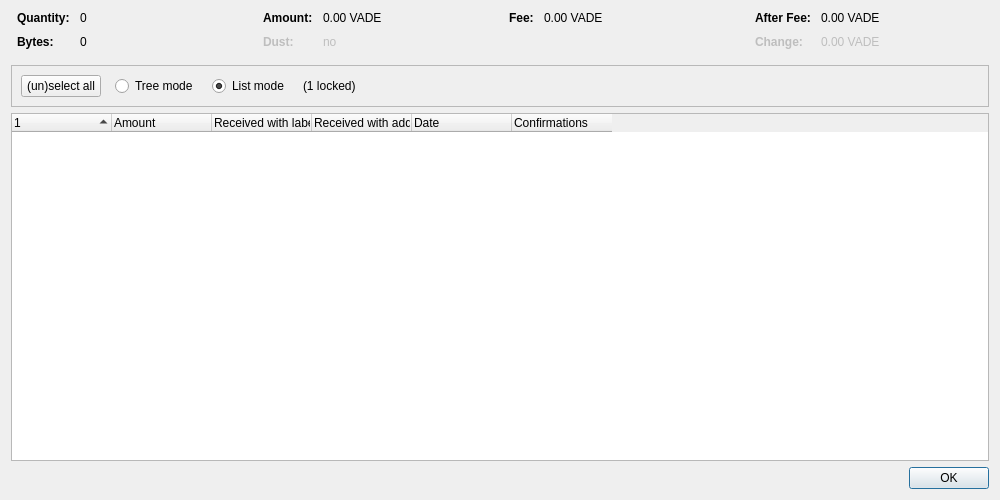
<?xml version="1.0" encoding="UTF-8"?>
<ui version="4.0">
 <class>CoinControlDialog</class>
 <widget class="QDialog" name="CoinControlDialog">
  <property name="geometry">
   <rect>
    <x>0</x>
    <y>0</y>
    <width>1000</width>
    <height>500</height>
   </rect>
  </property>
  <property name="windowTitle">
   <string>Coin Selection</string>
  </property>
  <layout class="QVBoxLayout" name="verticalLayout">
   <item>
    <layout class="QHBoxLayout" name="horizontalLayoutTop" stretch="0,0,0,0">
     <property name="topMargin">
      <number>0</number>
     </property>
     <property name="bottomMargin">
      <number>10</number>
     </property>
     <item>
      <layout class="QFormLayout" name="formLayoutCoinControl1">
       <property name="horizontalSpacing">
        <number>10</number>
       </property>
       <property name="verticalSpacing">
        <number>10</number>
       </property>
       <property name="leftMargin">
        <number>6</number>
       </property>
       <property name="rightMargin">
        <number>6</number>
       </property>
       <item row="0" column="0">
        <widget class="QLabel" name="labelCoinControlQuantityText">
         <property name="font">
          <font>
           <weight>75</weight>
           <bold>true</bold>
          </font>
         </property>
         <property name="text">
          <string>Quantity:</string>
         </property>
        </widget>
       </item>
       <item row="0" column="1">
        <widget class="QLabel" name="labelCoinControlQuantity">
         <property name="cursor">
          <cursorShape>IBeamCursor</cursorShape>
         </property>
         <property name="contextMenuPolicy">
          <enum>Qt::ActionsContextMenu</enum>
         </property>
         <property name="text">
          <string notr="true">0</string>
         </property>
         <property name="textInteractionFlags">
          <set>Qt::LinksAccessibleByMouse|Qt::TextSelectableByKeyboard|Qt::TextSelectableByMouse</set>
         </property>
        </widget>
       </item>
       <item row="1" column="0">
        <widget class="QLabel" name="labelCoinControlBytesText">
         <property name="font">
          <font>
           <weight>75</weight>
           <bold>true</bold>
          </font>
         </property>
         <property name="text">
          <string>Bytes:</string>
         </property>
        </widget>
       </item>
       <item row="1" column="1">
        <widget class="QLabel" name="labelCoinControlBytes">
         <property name="cursor">
          <cursorShape>IBeamCursor</cursorShape>
         </property>
         <property name="contextMenuPolicy">
          <enum>Qt::ActionsContextMenu</enum>
         </property>
         <property name="text">
          <string notr="true">0</string>
         </property>
         <property name="textInteractionFlags">
          <set>Qt::LinksAccessibleByMouse|Qt::TextSelectableByKeyboard|Qt::TextSelectableByMouse</set>
         </property>
        </widget>
       </item>
      </layout>
     </item>
     <item>
      <layout class="QFormLayout" name="formLayoutCoinControl2">
       <property name="horizontalSpacing">
        <number>10</number>
       </property>
       <property name="verticalSpacing">
        <number>10</number>
       </property>
       <property name="leftMargin">
        <number>6</number>
       </property>
       <property name="rightMargin">
        <number>6</number>
       </property>
       <item row="0" column="0">
        <widget class="QLabel" name="labelCoinControlAmountText">
         <property name="font">
          <font>
           <weight>75</weight>
           <bold>true</bold>
          </font>
         </property>
         <property name="text">
          <string>Amount:</string>
         </property>
        </widget>
       </item>
       <item row="0" column="1">
        <widget class="QLabel" name="labelCoinControlAmount">
         <property name="cursor">
          <cursorShape>IBeamCursor</cursorShape>
         </property>
         <property name="contextMenuPolicy">
          <enum>Qt::ActionsContextMenu</enum>
         </property>
         <property name="text">
          <string notr="true">0.00 VADE</string>
         </property>
         <property name="textInteractionFlags">
          <set>Qt::LinksAccessibleByMouse|Qt::TextSelectableByKeyboard|Qt::TextSelectableByMouse</set>
         </property>
        </widget>
       </item>
       <item row="1" column="0">
        <widget class="QLabel" name="labelCoinControlLowOutputText">
         <property name="enabled">
          <bool>false</bool>
         </property>
         <property name="font">
          <font>
           <weight>75</weight>
           <bold>true</bold>
          </font>
         </property>
         <property name="text">
          <string>Dust:</string>
         </property>
        </widget>
       </item>
       <item row="1" column="1">
        <widget class="QLabel" name="labelCoinControlLowOutput">
         <property name="enabled">
          <bool>false</bool>
         </property>
         <property name="cursor">
          <cursorShape>IBeamCursor</cursorShape>
         </property>
         <property name="contextMenuPolicy">
          <enum>Qt::ActionsContextMenu</enum>
         </property>
         <property name="text">
          <string notr="true">no</string>
         </property>
         <property name="textInteractionFlags">
          <set>Qt::LinksAccessibleByMouse|Qt::TextSelectableByKeyboard|Qt::TextSelectableByMouse</set>
         </property>
        </widget>
       </item>
      </layout>
     </item>
     <item>
      <layout class="QFormLayout" name="formLayoutCoinControl3">
       <property name="horizontalSpacing">
        <number>10</number>
       </property>
       <property name="verticalSpacing">
        <number>10</number>
       </property>
       <property name="leftMargin">
        <number>6</number>
       </property>
       <property name="rightMargin">
        <number>6</number>
       </property>
       <item row="0" column="0">
        <widget class="QLabel" name="labelCoinControlFeeText">
         <property name="font">
          <font>
           <weight>75</weight>
           <bold>true</bold>
          </font>
         </property>
         <property name="text">
          <string>Fee:</string>
         </property>
        </widget>
       </item>
       <item row="0" column="1">
        <widget class="QLabel" name="labelCoinControlFee">
         <property name="cursor">
          <cursorShape>IBeamCursor</cursorShape>
         </property>
         <property name="contextMenuPolicy">
          <enum>Qt::ActionsContextMenu</enum>
         </property>
         <property name="text">
          <string notr="true">0.00 VADE</string>
         </property>
         <property name="textInteractionFlags">
          <set>Qt::LinksAccessibleByMouse|Qt::TextSelectableByKeyboard|Qt::TextSelectableByMouse</set>
         </property>
        </widget>
       </item>
      </layout>
     </item>
     <item>
      <layout class="QFormLayout" name="formLayoutCoinControl4">
       <property name="horizontalSpacing">
        <number>10</number>
       </property>
       <property name="verticalSpacing">
        <number>10</number>
       </property>
       <property name="leftMargin">
        <number>6</number>
       </property>
       <property name="rightMargin">
        <number>6</number>
       </property>
       <item row="0" column="0">
        <widget class="QLabel" name="labelCoinControlAfterFeeText">
         <property name="font">
          <font>
           <weight>75</weight>
           <bold>true</bold>
          </font>
         </property>
         <property name="text">
          <string>After Fee:</string>
         </property>
        </widget>
       </item>
       <item row="0" column="1">
        <widget class="QLabel" name="labelCoinControlAfterFee">
         <property name="cursor">
          <cursorShape>IBeamCursor</cursorShape>
         </property>
         <property name="contextMenuPolicy">
          <enum>Qt::ActionsContextMenu</enum>
         </property>
         <property name="text">
          <string notr="true">0.00 VADE</string>
         </property>
         <property name="textInteractionFlags">
          <set>Qt::LinksAccessibleByMouse|Qt::TextSelectableByKeyboard|Qt::TextSelectableByMouse</set>
         </property>
        </widget>
       </item>
       <item row="1" column="0">
        <widget class="QLabel" name="labelCoinControlChangeText">
         <property name="enabled">
          <bool>false</bool>
         </property>
         <property name="font">
          <font>
           <weight>75</weight>
           <bold>true</bold>
          </font>
         </property>
         <property name="text">
          <string>Change:</string>
         </property>
        </widget>
       </item>
       <item row="1" column="1">
        <widget class="QLabel" name="labelCoinControlChange">
         <property name="enabled">
          <bool>false</bool>
         </property>
         <property name="cursor">
          <cursorShape>IBeamCursor</cursorShape>
         </property>
         <property name="contextMenuPolicy">
          <enum>Qt::ActionsContextMenu</enum>
         </property>
         <property name="text">
          <string notr="true">0.00 VADE</string>
         </property>
         <property name="textInteractionFlags">
          <set>Qt::LinksAccessibleByMouse|Qt::TextSelectableByKeyboard|Qt::TextSelectableByMouse</set>
         </property>
        </widget>
       </item>
      </layout>
     </item>
    </layout>
   </item>
   <item>
    <widget class="QFrame" name="frame">
     <property name="minimumSize">
      <size>
       <width>0</width>
       <height>40</height>
      </size>
     </property>
     <property name="frameShape">
      <enum>QFrame::StyledPanel</enum>
     </property>
     <property name="frameShadow">
      <enum>QFrame::Sunken</enum>
     </property>
     <layout class="QHBoxLayout" name="horizontalLayout">
      <item>
       <layout class="QHBoxLayout" name="horizontalLayoutPanel" stretch="0,0,0,0,0">
        <property name="spacing">
         <number>14</number>
        </property>
        <item>
         <widget class="QPushButton" name="pushButtonSelectAll">
          <property name="sizePolicy">
           <sizepolicy hsizetype="Maximum" vsizetype="Fixed">
            <horstretch>0</horstretch>
            <verstretch>0</verstretch>
           </sizepolicy>
          </property>
          <property name="text">
           <string>(un)select all</string>
          </property>
          <property name="autoDefault">
           <bool>false</bool>
          </property>
         </widget>
        </item>
        <item>
         <widget class="QRadioButton" name="radioTreeMode">
          <property name="sizePolicy">
           <sizepolicy hsizetype="Maximum" vsizetype="Fixed">
            <horstretch>0</horstretch>
            <verstretch>0</verstretch>
           </sizepolicy>
          </property>
          <property name="text">
           <string>Tree mode</string>
          </property>
         </widget>
        </item>
        <item>
         <widget class="QRadioButton" name="radioListMode">
          <property name="sizePolicy">
           <sizepolicy hsizetype="Maximum" vsizetype="Fixed">
            <horstretch>0</horstretch>
            <verstretch>0</verstretch>
           </sizepolicy>
          </property>
          <property name="text">
           <string>List mode</string>
          </property>
          <property name="checked">
           <bool>true</bool>
          </property>
         </widget>
        </item>
        <item>
         <widget class="QLabel" name="labelLocked">
          <property name="text">
           <string notr="true">(1 locked)</string>
          </property>
         </widget>
        </item>
        <item>
         <spacer name="horizontalSpacer">
          <property name="orientation">
           <enum>Qt::Horizontal</enum>
          </property>
          <property name="sizeHint" stdset="0">
           <size>
            <width>40</width>
            <height>20</height>
           </size>
          </property>
         </spacer>
        </item>
       </layout>
      </item>
     </layout>
    </widget>
   </item>
   <item>
    <widget class="CoinControlTreeWidget" name="treeWidget">
     <property name="contextMenuPolicy">
      <enum>Qt::CustomContextMenu</enum>
     </property>
     <property name="sortingEnabled">
      <bool>false</bool>
     </property>
     <property name="columnCount">
      <number>6</number>
     </property>
     <attribute name="headerShowSortIndicator" stdset="0">
      <bool>true</bool>
     </attribute>
     <attribute name="headerStretchLastSection">
      <bool>false</bool>
     </attribute>
     <column>
      <property name="text">
       <string/>
      </property>
     </column>
     <column>
      <property name="text">
       <string>Amount</string>
      </property>
     </column>
     <column>
      <property name="text">
       <string>Received with label</string>
      </property>
     </column>
     <column>
      <property name="text">
       <string>Received with address</string>
      </property>
     </column>
     <column>
      <property name="text">
       <string>Date</string>
      </property>
     </column>
     <column>
      <property name="text">
       <string>Confirmations</string>
      </property>
      <property name="toolTip">
       <string>Confirmed</string>
      </property>
     </column>
     <column>
      <property name="text">
       <string/>
      </property>
     </column>
     <column>
      <property name="text">
       <string/>
      </property>
     </column>
     <column>
      <property name="text">
       <string/>
      </property>
     </column>
     <column>
      <property name="text">
       <string/>
      </property>
     </column>
    </widget>
   </item>
   <item>
    <widget class="QDialogButtonBox" name="buttonBox">
     <property name="orientation">
      <enum>Qt::Horizontal</enum>
     </property>
     <property name="standardButtons">
      <set>QDialogButtonBox::Ok</set>
     </property>
    </widget>
   </item>
  </layout>
 </widget>
 <customwidgets>
  <customwidget>
   <class>CoinControlTreeWidget</class>
   <extends>QTreeWidget</extends>
   <header>qt/coincontroltreewidget.h</header>
  </customwidget>
 </customwidgets>
 <resources/>
 <connections/>
</ui>
